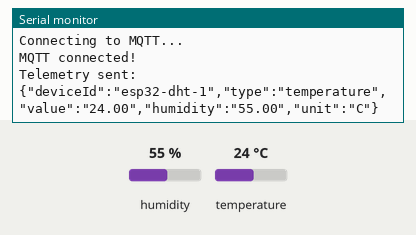
The sketch below on a simulated ESP32. Parts: the last lines printed to the serial monitor. The test bench sets the inputs (shaded band); at power-on: humidity 55 %, temperature 24 °C. WiFi joins after 1.5 s; servers stay silent unless stated; no MQTT or app messages arrive unless stated.

Above: at 2.7 s.
2.8 s: humidity set to 22 %
At 7.0 s:
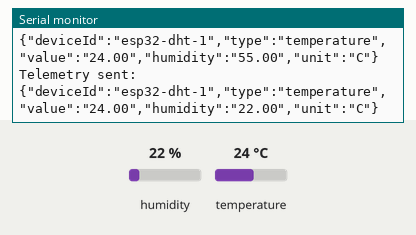
8.8 s: temperature set to 12 °C
At 13.0 s:
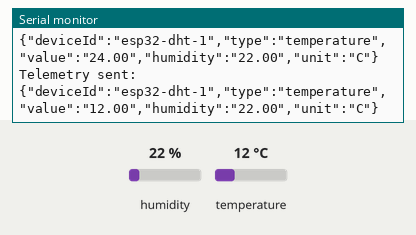
14.8 s: humidity set to 40 %
At 17.9 s:
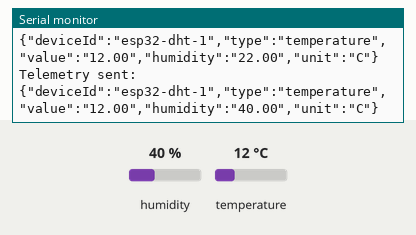
Timing chart, 0 to 19.4 s (numbered marks = the images above; inputs shaded):
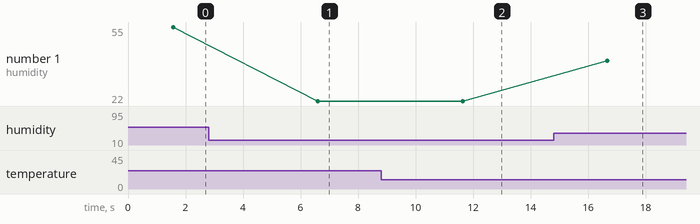

Measured:
- after the input at 2.8 s, the serial monitor: prints a new line after 3.8 s (image 1)
- after the input at 8.8 s, the serial monitor: prints a new line after 2.8 s (image 2)
- after the input at 14.8 s, the serial monitor: prints a new line after 1.9 s (image 3)
- plotted number 1: 55 → 22 after the input at 2.8 s, 22 → 40 after the input at 14.8 s

The sketch:

esp32-dht11.ino
```cpp
#include <WiFi.h>
#include <PubSubClient.h>
#include <DHT.h>

#define DHT_PIN 4
#define DHT_TYPE DHT11

const char* WIFI_SSID = "WIFI_NAME";
const char* WIFI_PASSWORD = "WIFI_PASS";

const char* MQTT_HOST = "192.168.1.64";
const int MQTT_PORT = 1883;

WiFiClient wifiClient;
PubSubClient mqttClient(wifiClient);
DHT dht(DHT_PIN, DHT_TYPE);

void connectToWifi() {
  Serial.println("Connecting to Wi-Fi...");
  WiFi.begin(WIFI_SSID, WIFI_PASSWORD);

  while (WiFi.status() != WL_CONNECTED) {
    delay(500);
    Serial.print(".");
  }

  Serial.println();
  Serial.println("Wi-Fi connected!");
}

void connectToMqtt() {
  while (!mqttClient.connected()) {
    Serial.println("Connecting to MQTT...");

    if (mqttClient.connect("esp32-dht-1")) {
      Serial.println("MQTT connected!");
    } else {
      Serial.print("MQTT failed: ");
      Serial.println(mqttClient.state());
      delay(2000);
    }
  }
}

void setup() {
  Serial.begin(115200);

  dht.begin();

  connectToWifi();

  mqttClient.setServer(MQTT_HOST, MQTT_PORT);
}

void loop() {
  if (!mqttClient.connected()) {
    connectToMqtt();
  }

  mqttClient.loop();

  float temperature = dht.readTemperature();
  float humidity = dht.readHumidity();

  if (isnan(temperature) || isnan(humidity)) {
    Serial.println("Failed to read from DHT sensor!");
    delay(5000);
    return;
  }

  String payload = "{";
  payload += "\"deviceId\":\"esp32-dht-1\",";
  payload += "\"type\":\"temperature\",";
  payload += "\"value\":\"";
  payload += temperature;
  payload += "\",";
  payload += "\"humidity\":\"";
  payload += humidity;
  payload += "\",";
  payload += "\"unit\":\"C\"";
  payload += "}";

  mqttClient.publish("devices/esp32-dht-1/telemetry", payload.c_str());

  Serial.println("Telemetry sent:");
  Serial.println(payload);

  delay(5000);
}
```
